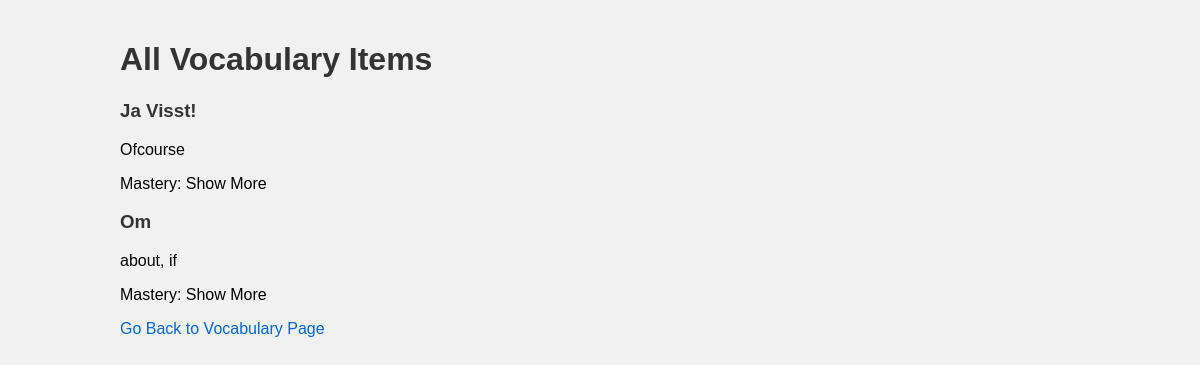
Page /vocabulary/all on the earlier database version.
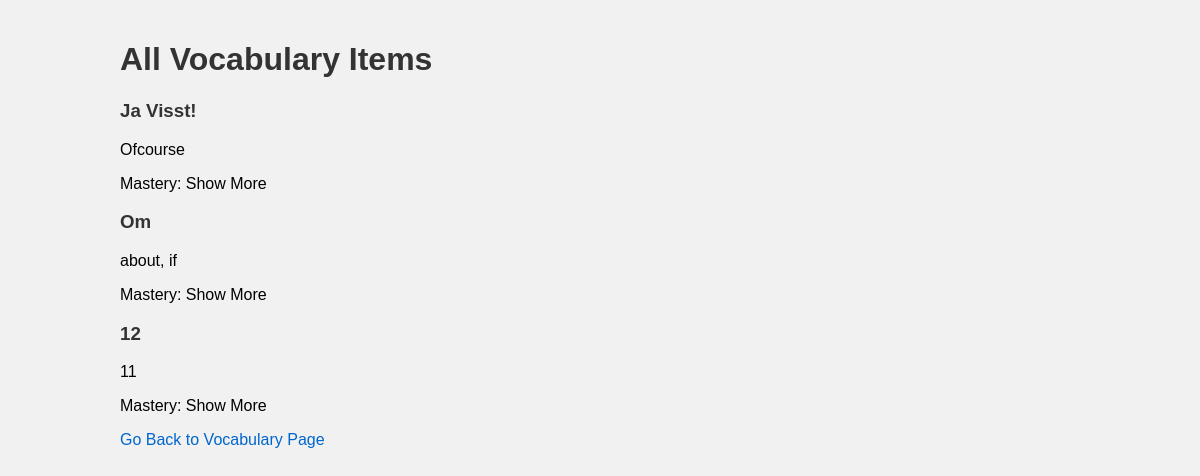
Same page on the later database version.
### language_learning_platform/models/models.py (models this page shows, shortened)
class Vocabulary(db.Model):
    __tablename__ = 'vocabulary'
    id = db.Column(db.Integer, primary_key=True)
    title = db.Column(db.String(80), nullable=False)
    description = db.Column(db.String(200), nullable=False)
    mastery = db.Column(db.String(20), nullable=False, default='Show More')
    images = db.relationship('Image', backref='vocabulary', lazy=True)

### language_learning_platform/routes/vocabulary.py (the view)
@vocabulary.route('/all', methods=['GET'])
def all_vocabulary():
    vocab_items = Vocabulary.query.all()
    return render_template('all_vocabulary.html', items=vocab_items)

### templates/all_vocabulary.html
{% extends 'base.html' %}
{% block content %}
<h1>All Vocabulary Items</h1>
{% for item in items %}
    <div>
        <h3>{{ item.title }}</h3>
        <p>{{ item.description }}</p>
        <p>Mastery: {{ item.mastery }}</p>
    </div>
{% endfor %}
<a href="{{ url_for('vocabulary.vocabulary_page') }}">Go Back to Vocabulary Page</a>
{% endblock %}

### templates/base.html (shortened to what this page needs)
<!DOCTYPE html>
<html>
<head>
    <link rel="stylesheet" type="text/css" href="{{ url_for('static', filename='style.css') }}">
</head>
<body>
    <div class="container">
        {% block content %}
        {% endblock %}
    </div>
</body>
</html>

### static/style.css (style rules this page uses)
body { font-family: Arial, sans-serif; margin: 0; padding: 0; background-color: #f1f1f1; }
.container { width: 80%; margin: 0 auto; padding: 20px; }
h1, h2, h3 { color: #333; }
a { color: #0066cc; text-decoration: none; }

Differences in the rows shown:
added Vocabulary: title "12", description "11", mastery "Show More"
